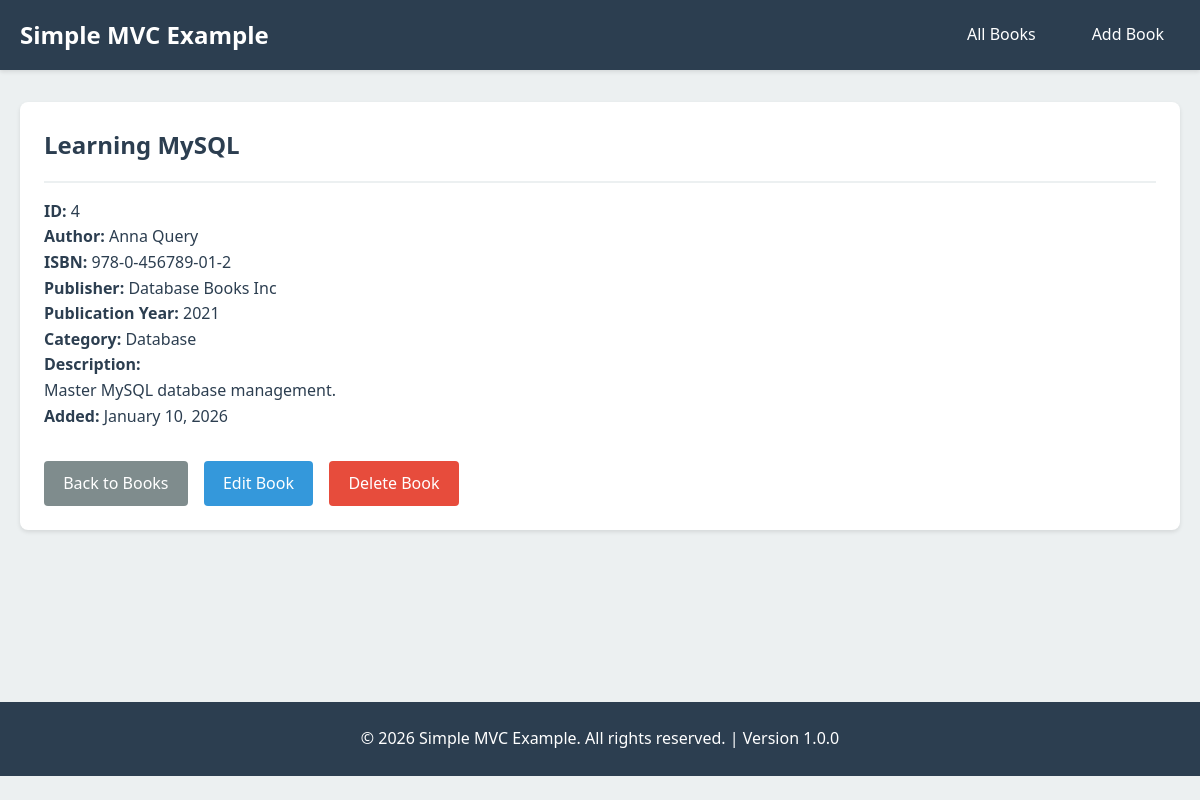
/public/book/show/4, run on the app's committed database.
### tables this page shows
CREATE TABLE IF NOT EXISTS books (
  id INT AUTO_INCREMENT PRIMARY KEY,
  title VARCHAR(255) NOT NULL,
  author VARCHAR(255) NOT NULL,
  isbn VARCHAR(20) NOT NULL,
  publisher VARCHAR(100),
  publication_year INT,
  category VARCHAR(50),
  description TEXT,
  created_at TIMESTAMP DEFAULT CURRENT_TIMESTAMP,
  updated_at TIMESTAMP DEFAULT CURRENT_TIMESTAMP ON UPDATE CURRENT_TIMESTAMP,
  INDEX idx_title (title),
  INDEX idx_author (author),
  INDEX idx_isbn (isbn)
);

### app/controllers/BookController.php (called while the page is built, shortened)
<?php
require_once '../app/core/Controller.php';
class BookController extends Controller
{
  public function show($id)
  {
    $bookModel = $this->model('Book');
    $book = $bookModel->getBookById($id);
    $data = [
      'title' => $book['title'],
      'book' => $book
    ];
    $this->view('books/show', $data);
  }
}

### app/core/Router.php (called while the page is built, shortened)
<?php
class Router
{
  protected $method = 'index';
  public function __construct()
  {
    $url = $this->getUrl();
    if (isset($url[0]) && file_exists('../app/controllers/' . ucfirst($url[0]) . 'Controller.php')) {
      unset($url[0]);
    }
    $this->controller = new $this->controller;
    if (isset($url[1]) && method_exists($this->controller, $url[1])) {
      $this->method = $url[1];
      unset($url[1]);
    }
    $this->params = $url ? array_values($url) : [];
    call_user_func_array([$this->controller, $this->method], $this->params);
  }
  protected function getUrl()
  {
    if (isset($_GET['url'])) {
      $url = rtrim($_GET['url'], '/');
      $url = filter_var($url, FILTER_SANITIZE_URL);
      $url = explode('/', $url);
      return $url;
    }
    return [];
  }
}

### public/index.php (called while the page is built, shortened)
<?php
require_once '../app/core/Database.php';
require_once '../app/core/Controller.php';
require_once '../app/core/Router.php';
$router = new Router();

### app/core/Database.php (called while the page is built, shortened)
<?php
class Database
{
  private static $instance = null;
  private $connection;
  private function __construct()
  {
    try {
      $this->connection = new PDO(
        "mysql:host=" . DB_HOST . ";dbname=" . DB_NAME . ";charset=utf8mb4",
        DB_USER,
        DB_PASS
      );
      $this->connection->setAttribute(PDO::ATTR_ERRMODE, PDO::ERRMODE_EXCEPTION);
      $this->connection->setAttribute(PDO::ATTR_DEFAULT_FETCH_MODE, PDO::FETCH_ASSOC);
    } catch (PDOException $e) {
      die("Database Connection Failed: " . $e->getMessage());
    }
  }
  public static function getInstance()
  {
    if (self::$instance === null) {
      self::$instance = new self();
    }
    return self::$instance;
  }
  public function getConnection()
  {
    return $this->connection;
  }
}

### app/models/Book.php (called while the page is built, shortened)
<?php
class Book
{
  private $db;
  public function __construct()
  {
    $this->db = Database::getInstance()->getConnection();
  }
  public function getBookById($id)
  {
    try {
      $query = "SELECT * FROM books WHERE id = :id";
      $stmt = $this->db->prepare($query);
      $stmt->bindParam(':id', $id, PDO::PARAM_INT);
      $stmt->execute();
      return $stmt->fetch();
    } catch (PDOException $e) {
      error_log("Error in getBookById: " . $e->getMessage());
      return false;
    }
  }
}

### app/views/books/show.php (the view, shortened to what this page needs)
<?php
require_once '../app/views/layouts/header.php';
?>
<div class="card">
  <div class="card-header">
    <h2><?= htmlspecialchars($book['title']) ?></h2>
  </div>
  <div class="mb-2">
    <p><strong>ID:</strong> <?= $book['id'] ?></p>
    <p><strong>Author:</strong> <?= htmlspecialchars($book['author']) ?></p>
    <p><strong>ISBN:</strong> <?= htmlspecialchars($book['isbn']) ?></p>
    <p><strong>Publisher:</strong> <?= htmlspecialchars($book['publisher'] ?? 'N/A') ?></p>
    <p><strong>Publication Year:</strong> <?= htmlspecialchars($book['publication_year'] ?? 'N/A') ?></p>
    <p><strong>Category:</strong> <?= htmlspecialchars($book['category'] ?? 'N/A') ?></p>
    <?php if (!empty($book['description'])): ?>
      <p><strong>Description:</strong><br><?= nl2br(htmlspecialchars($book['description'])) ?></p>
    <?php endif; ?>
    <p><strong>Added:</strong> <?= date('F d, Y', strtotime($book['created_at'])) ?></p>
  </div>
  <div class="mt-2 d-flex gap-1">
    <a href="<?= URL_ROOT ?>/book" class="btn btn-secondary">Back to Books</a>
    <a href="<?= URL_ROOT ?>/book/edit/<?= $book['id'] ?>" class="btn btn-primary">Edit Book</a>
    <a href="<?= URL_ROOT ?>/book/delete/<?= $book['id'] ?>" class="btn btn-danger"
      onclick="return confirm('Are you sure you want to delete this book?')">Delete Book</a>
  </div>
</div>
<?php require_once '../app/views/layouts/footer.php'; ?>

### public/css/style.css (style rules this page uses)
* { margin: 0; padding: 0; box-sizing: border-box; }
:root { --primary-color: #2c3e50; --secondary-color: #3498db; --success-color: #27ae60; --danger-color: #e74c3c; --warning-color: #f39c12; --light-bg: #ecf0f1; --white: #ffffff; --text-dark: #2c3e50; --text-light: #7f8c8d; --border-color: #bdc3c7; --shadow: 0 2px 4px rgba(0, 0, 0, 0.1); }
body { font-family: 'Segoe UI', Tahoma, Geneva, Verdana, sans-serif; background-color: var(--light-bg); color: var(--text-dark); line-height: 1.6; }
.card { background: var(--white); border-radius: 8px; padding: 1.5rem; margin-bottom: 1.5rem; box-shadow: var(--shadow); }
.card-header { border-bottom: 2px solid var(--light-bg); padding-bottom: 1rem; margin-bottom: 1rem; }
.card-header h2 { color: var(--primary-color); }
.btn { display: inline-block; padding: 0.6rem 1.2rem; border: none; border-radius: 4px; cursor: pointer; text-decoration: none; font-size: 1rem; transition: all 0.3s; }
.btn-primary { background-color: var(--secondary-color); color: var(--white); }
.btn-danger { background-color: var(--danger-color); color: var(--white); }
.btn-secondary { background-color: var(--text-light); color: var(--white); }
.mt-2 { margin-top: 2rem; }
.mb-2 { margin-bottom: 2rem; }
.d-flex { display: flex; }
.gap-1 { gap: 1rem; }

### data on the page
books: title "Learning MySQL", id "4", author "Anna Query", isbn "978-0-456789-01-2", publisher "Database Books Inc", publication_year "2021", category "Database", description "Master MySQL database management.", created_at "January 10, 2026"

### other printed values
APP_NAME "Simple MVC Example"
APP_VERSION "1.0.0"
